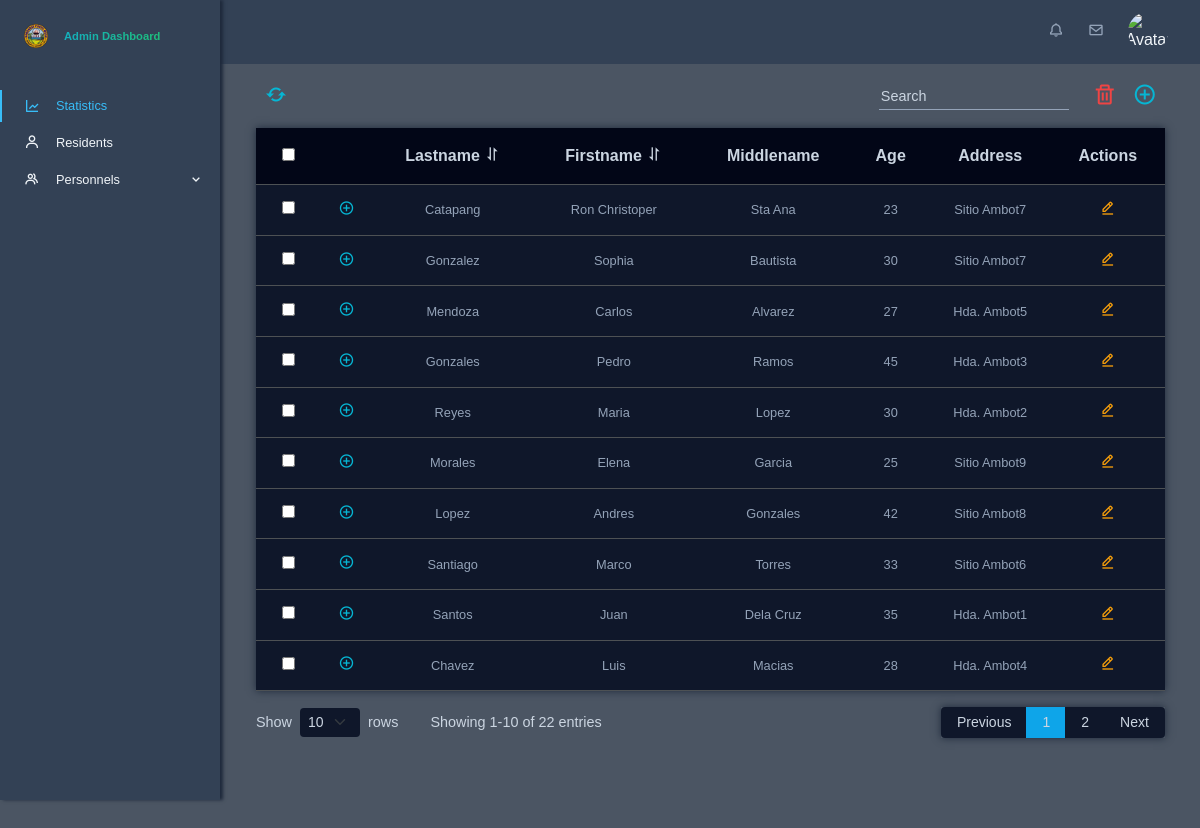
Page /app/views/admin/residents.php on the earlier database version.
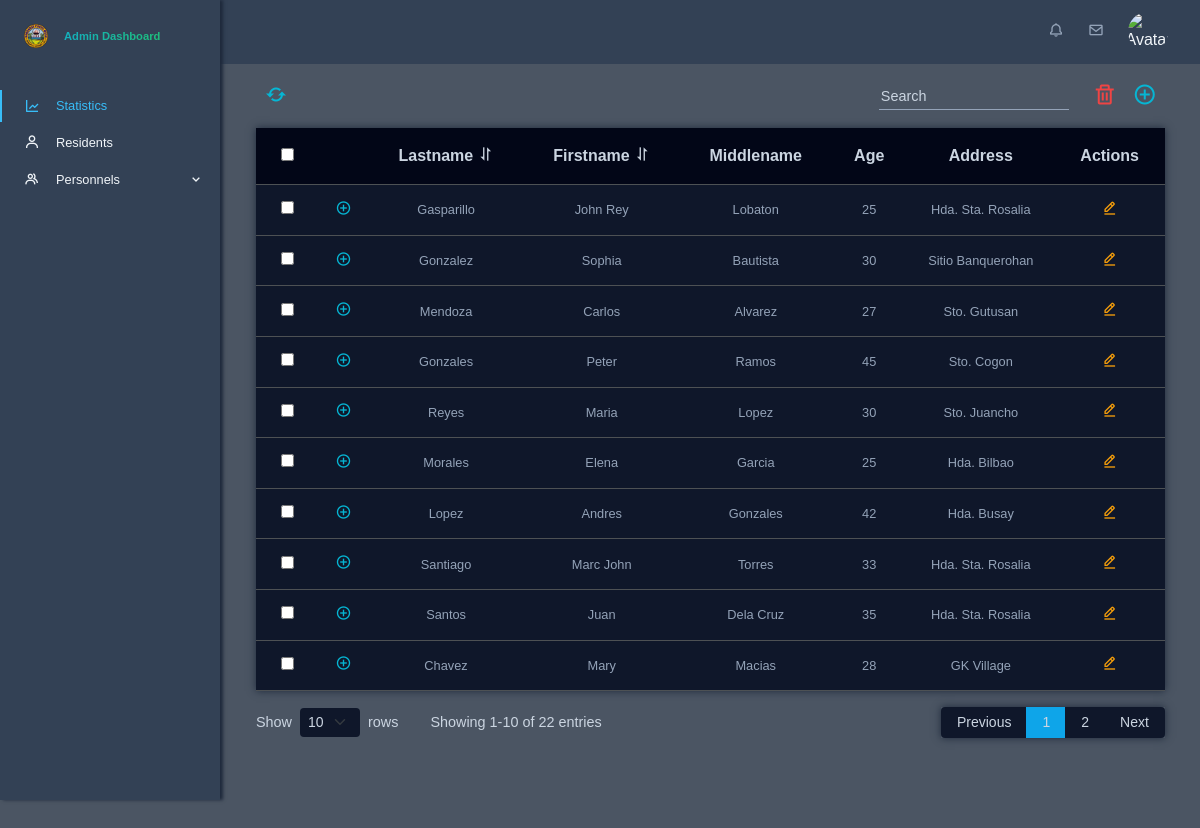
Same page on the later database version.
### tables this page shows
CREATE TABLE `residents` (
  `resident_id` int(10) NOT NULL,
  `account_id` int(10) NOT NULL,
  `personal_info_id` int(10) NOT NULL,
  `isValidResident` tinyint(1) NOT NULL
);

CREATE TABLE `personal_information` (
  `personal_info_id` int(10) NOT NULL,
  `lastname` varchar(255) NOT NULL,
  `firstname` varchar(255) NOT NULL,
  `middlename` varchar(255) NOT NULL,
  `date_of_birth` date DEFAULT NULL,
  `civil_status` enum('Single','Married','Widowed','Legally Separated') DEFAULT NULL,
  `educational_attainment` enum('Elementary Graduate','Elementary Undergraduate','Highschool Graduate','Highschool Undergraduate','College Graduate','College Undergraduate') DEFAULT NULL,
  `occupation` varchar(255) DEFAULT NULL,
  `religion` varchar(100) DEFAULT NULL,
  `citizenship` varchar(100) DEFAULT NULL,
  `address_id` int(10) NOT NULL,
  `sex` enum('male','female') NOT NULL,
  `phone_number` varchar(20) NOT NULL,
  `email` varchar(255) NOT NULL,
  `id_picture` varchar(255) DEFAULT NULL,
  `created_at` datetime NOT NULL DEFAULT current_timestamp(),
  `updated_at` datetime NOT NULL DEFAULT current_timestamp()
);

CREATE TABLE `address` (
  `address_id` int(10) NOT NULL,
  `address_name` varchar(255) NOT NULL,
  `address_type` enum('hda','sitio') NOT NULL
);

### app/models/get_residents.php (called while the page is built)
<?php
function getResidentsData($conn) {
    $sql = "SELECT
                r.resident_id,
                pi.lastname,
                pi.firstname,
                pi.middlename,
                pi.date_of_birth,
                TIMESTAMPDIFF(YEAR, pi.date_of_birth, CURDATE()) AS age,
                pi.civil_status,
                pi.educational_attainment,
                pi.occupation,
                pi.religion,
                pi.citizenship,
                pi.phone_number,
                pi.email,
                pi.sex,
                a.address_name,
                a.address_id,
                a.address_type,
                hi.height_cm,
                hi.weight_kg,
                hi.blood_type,
                hi.blood_pressure,
                hi.cholesterol_level,
                hi.created_at AS health_info_created_at,
                ac.username,
                ac.role,
                ac.password,
                ac.profile_picture,
                ac.isArchived,
                GROUP_CONCAT(DISTINCT mc.condition_name ORDER BY mc.condition_name ASC SEPARATOR ', ') AS medical_conditions
            FROM
                residents r
            JOIN
                personal_information pi ON r.personal_info_id = pi.personal_info_id
            JOIN
                address a ON pi.address_id = a.address_id
            LEFT JOIN
                health_information hi ON r.resident_id = hi.resident_id
            JOIN
                accounts ac ON r.account_id = ac.account_id
            LEFT JOIN
                residents_medical_condition rmc ON r.resident_id = rmc.resident_id
            LEFT JOIN
                medical_conditions mc ON rmc.medical_conditions_id = mc.medical_conditions_id
            WHERE
                ac.isArchived = 0
            GROUP BY
                r.resident_id
            ORDER BY
                r.resident_id DESC";
    $result = mysqli_query($conn, $sql);
    $residents_data = [];
    if (mysqli_num_rows($result) > 0) {
        while ($row = mysqli_fetch_assoc($result)) {
            $residents_data[] = $row;
        }
    }
    return $residents_data;
}
$residents_data = getResidentsData($conn);
?>

### app/views/admin/residents.php (the view, shortened to what this page needs)
<?php
require './config/db_config.php';
require './app/models/get_residents.php';
?>
<!DOCTYPE html>
<html lang="en">
<head>
    <?php require './app/views/globals/head.php'; ?>
    <link rel="stylesheet" href="./public/css/admin.css">
</head>
<body id="body-pd">
    <?php require 'partials/top_navigation.php'; ?>
    <?php require 'partials/sidebar.php'; ?>
    <div class="height-100 main-content">
        <div class="toolbar">
            <div class="left-toolbar">
                <button class="spinner"><i class='bx bx-refresh'></i></button>
            </div>
            <div class="right-toolbar">
                <input type="search" placeholder="Search" class="search">
                <button><i class='bx bx-trash'></i></button>
                <button data-bs-toggle="modal" data-bs-target="#addResidentModal"><i class='bx bx-plus-circle'></i></button>
            </div>
        </div>
        <table class="table table-dark text-center">
            <thead class="sticky-top bg-dark">
                <tr>
                    <th><input type="checkbox" id="select-all"></th>
                    <th></th>
                    <th class="sortable" data-column="lastname" data-order="desc">
                        Lastname <i class='bx bx-sort'></i>
                    </th>
                    <th class="sortable" data-column="firstname" data-order="desc">
                        Firstname <i class='bx bx-sort'></i>
                    </th>
                    <th>Middlename</th>
                    <th>Age</th>
                    <th>Address</th>
                    <th>Actions</th>
                </tr>
            </thead>
            <tbody id="resident-table-body">
                <?php foreach ($residents_data as $index => $resident): ?>
                    <tr class="main-row" data-resident-id="<?php echo $resident['resident_id']; ?>">
                        <td><input type="checkbox" class="row-checkbox"></td>
                        <td>
                            <button class="toggle-btn" data-bs-toggle="collapse" aria-expanded="true" aria-controls="collapse" data-bs-target="#collapseRow<?php echo $index; ?>">
                                <i class='bx bx-plus-circle'></i>
                            </button>
                        </td>
                        <td><?php echo htmlspecialchars($resident['lastname']); ?></td>
                        <td><?php echo htmlspecialchars($resident['firstname']); ?></td>
                        <td><?php echo htmlspecialchars($resident['middlename']); ?></td>
                        <td><?php echo htmlspecialchars($resident['age']); ?></td>
                        <td><?php echo htmlspecialchars($resident['address_name']); ?></td>
                        <td>
                            <button class="btn btn-edit" data-bs-toggle="modal" data-bs-target="#editResidentPersonalModal<?php echo $index; ?>">
                                <i class='bx bx-edit-alt'></i>
                            </button>
                        </td>
                    </tr>
                <?php endforeach; ?>
            </tbody>
        </table>
        <div class="pagination-details d-flex justify-content-between align-items-center">
            <div class="d-flex align-items-center rows-page">
                <label for="rows-per-page" class="me-2">Show</label>
                <select id="rows-per-page" class="form-select form-select-sm me-2" style="width: auto;">
                    <option value="10">10</option>
                </select>
                <label>rows</label>
                <div id="row-description" class="row-description">
            </div>
            </div>
            <nav>
                <ul class="pagination pagination-sm mb-0">
                </ul>
            </nav>
        </div>
    </div>
</body>
</html>

### app/views/globals/head.php (shortened to what this page needs)
<link href="https://cdn.jsdelivr.net/npm/bootstrap@5.3.3/dist/css/bootstrap.min.css" rel="stylesheet">
<link rel="stylesheet" href="https://cdnjs.cloudflare.com/ajax/libs/font-awesome/6.0.0-beta3/css/all.min.css">
<link rel="stylesheet" href="https://cdn.jsdelivr.net/npm/boxicons@latest/css/boxicons.min.css">
<link rel="stylesheet" href="https://cdn.jsdelivr.net/npm/bootstrap-icons@1.11.3/font/bootstrap-icons.css">

### app/views/admin/partials/top_navigation.php (shortened to what this page needs)
<header class="header" id="header">
    <div class="header_toggle">
    </div>
    <div class="avatar-menu">
        <div class="header_notifications">
            <i class='bx bx-bell nav_icon'></i>
        </div>
        <div class="header_messages">
            <i class='bx bx-envelope nav_icon'></i>
        </div>
        <div class="header_img">
            <img src="https://media.licdn.com/dms/image/D4E03AQE0NQBonGpnZw/profile-displayphoto-shrink_800_800/0/1676439696857?e=1728518400&v=beta&t=HgnEAyADaiwrZM8oMCUN9jLqZkQa6cenX5WaayXKV2k"
                alt="Avatar"
                id="avatar"
                data-bs-toggle="popover"
                data-bs-trigger="focus"
                data-bs-html="true"
                data-bs-content="<ul class='list-group'>
                                    <li class='list-group-item'>
                                        <a href='#'><i class='bx bx-user'></i> Profile</a>
                                    </li>
                                    <li class='list-group-item'>
                                        <a href='#'><i class='bx bx-cog'></i> Settings</a>
                                    </li>
                                    <li class='list-group-item'>
                                        <a href='#' class='logout-text'><i class='bx bx-log-out'></i> Logout</a>
                                    </li>
                                </ul>"
                tabindex="0">
        </div>
    </div>
</header>

### app/views/admin/partials/sidebar.php (shortened to what this page needs)
<div class="l-navbar show" id="nav-bar">
    <nav class="nav">
        <div>
            <a href="/bhcmis/admin" class="nav_logo gradient-text">
                <img src="./public/images/punta_mesa_logo.png" alt="Logo" class="admin-logo">
                <span class="nav_logo-name">Admin Dashboard</span>
            </a>
            <div class="nav_list">
                <?php
                $current_page = $_SERVER['REQUEST_URI'];
                ?>
                <a href="/bhcmis/admin" class="nav_link <?= strpos($current_page, '/admin') !== false && strpos($current_page, '/admin-residents') === false && strpos($current_page, '/admin/personnels') === false && strpos($current_page, '/admin-midwife') === false && strpos($current_page, '/admin-bhws') === false ? 'active' : '' ?>">
                    <i class='bx bx-line-chart nav_icon'></i>
                    <span class="nav_name">Statistics</span>
                </a>
                <a href="/bhcmis/admin-residents" class="nav_link <?= strpos($current_page, '/admin-residents') !== false ? 'active' : '' ?>">
                    <i class='bx bx-user nav_icon'></i>
                    <span class="nav_name">Residents</span>
                </a>
                <div class="nav-item">
                    <a class="nav_link collapsible-link <?= (strpos($current_page, '/admin/personnels') !== false || strpos($current_page, '/admin-midwife') !== false || strpos($current_page, '/admin-bhws') !== false) ? 'active' : '' ?>"
                       href="#collapseSubLinks"
                       data-bs-toggle="collapse"
                       aria-expanded="<?= (strpos($current_page, '/admin/personnels') !== false || strpos($current_page, '/admin-midwife') !== false || strpos($current_page, '/admin-bhws') !== false) ? 'true' : 'false' ?>"
                       aria-controls="collapseSubLinks"
                       style="display: flex; align-items: center;">
                        <i class='bx bx-group nav_icon'></i>
                        <span class="nav_name">Personnels</span>
                        <i class='bx bx-chevron-down nav_icon ms-auto'></i>
                    </a>
                </div>
            </div>
        </div>
    </nav>
</div>

Differences in the rows shown:
removed residents: personal_info.lastname "Catapang", personal_info.firstname "Ron Christoper", personal_info.middlename "Sta Ana", age "23", address.address_name "Sitio Ambot7"
added residents: personal_info.lastname "Gasparillo", personal_info.firstname "John Rey", personal_info.middlename "Lobaton", age "25", address.address_name "Hda. Sta. Rosalia"
changed through a linked row, residents "Gonzalez": address.address_name "Sitio Ambot7" → "Sitio Banquerohan"
changed through a linked row, residents "Mendoza": address.address_name "Hda. Ambot5" → "Sto. Gutusan"
changed through a linked row, residents "Ramos": personal_info.firstname "Pedro" → "Peter"; address.address_name "Hda. Ambot3" → "Sto. Cogon"
changed through a linked row, residents "Reyes": address.address_name "Hda. Ambot2" → "Sto. Juancho"
changed through a linked row, residents "Morales": address.address_name "Sitio Ambot9" → "Hda. Bilbao"
changed through a linked row, residents "Andres": address.address_name "Sitio Ambot8" → "Hda. Busay"
changed through a linked row, residents "Santiago": personal_info.firstname "Marco" → "Marc John"; address.address_name "Sitio Ambot6" → "Hda. Sta. Rosalia"
changed through a linked row, residents "Santos": address.address_name "Hda. Ambot1" → "Hda. Sta. Rosalia"
changed through a linked row, residents "Chavez": personal_info.firstname "Luis" → "Mary"; address.address_name "Hda. Ambot4" → "GK Village"
